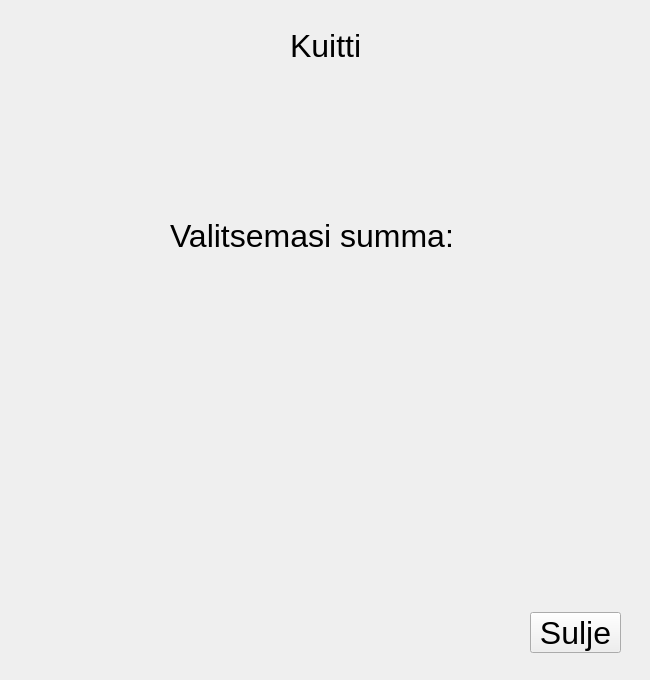
<?xml version="1.0" encoding="UTF-8"?>
<ui version="4.0">
 <class>Receipt</class>
 <widget class="QWidget" name="Receipt">
  <property name="geometry">
   <rect>
    <x>0</x>
    <y>0</y>
    <width>650</width>
    <height>680</height>
   </rect>
  </property>
  <property name="windowTitle">
   <string>Form</string>
  </property>
  <widget class="QPushButton" name="btnsulje">
   <property name="geometry">
    <rect>
     <x>530</x>
     <y>612</y>
     <width>91</width>
     <height>41</height>
    </rect>
   </property>
   <property name="font">
    <font>
     <pointsize>24</pointsize>
    </font>
   </property>
   <property name="text">
    <string>Sulje</string>
   </property>
  </widget>
  <widget class="QLabel" name="btnreceipt">
   <property name="geometry">
    <rect>
     <x>170</x>
     <y>90</y>
     <width>301</width>
     <height>291</height>
    </rect>
   </property>
   <property name="font">
    <font>
     <pointsize>24</pointsize>
    </font>
   </property>
   <property name="text">
    <string>Valitsemasi summa:</string>
   </property>
  </widget>
  <widget class="QLabel" name="label_2">
   <property name="geometry">
    <rect>
     <x>290</x>
     <y>30</y>
     <width>91</width>
     <height>31</height>
    </rect>
   </property>
   <property name="font">
    <font>
     <pointsize>24</pointsize>
    </font>
   </property>
   <property name="text">
    <string>Kuitti</string>
   </property>
  </widget>
 </widget>
 <resources/>
 <connections/>
</ui>
